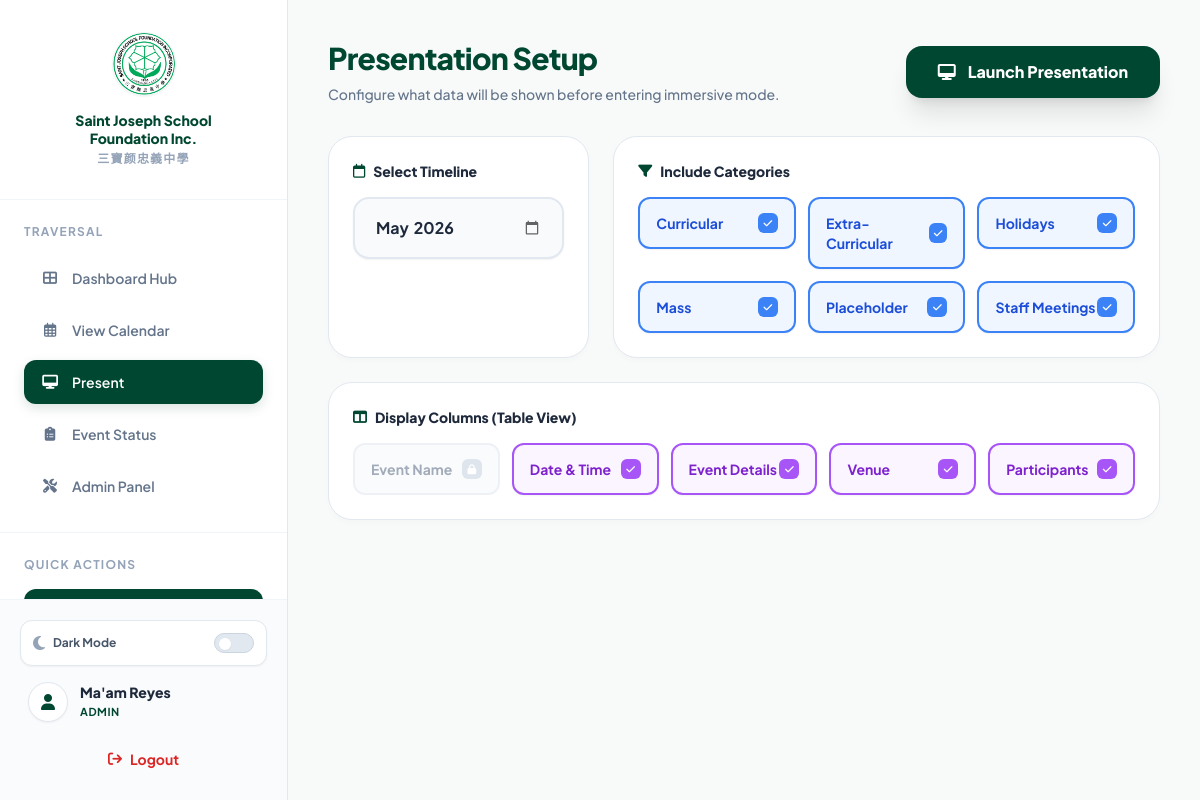
Screenshot of /present.php (signed in) with the database file from the repository.
### tables this page shows
CREATE TABLE event_categories (
    category_id INT AUTO_INCREMENT PRIMARY KEY,
    category_name VARCHAR(100) NOT NULL,
    category_type VARCHAR(50) NOT NULL
);

### present.php (the view, shortened to what this page needs)
<?php
require_once 'functions/database.php';
$timeline = isset($_GET['timeline']) ? $_GET['timeline'] : date('Y-m');
$stmtCats = $pdo->query("SELECT * FROM event_categories WHERE category_name != 'Personal' ORDER BY category_name ASC");
$categories = $stmtCats->fetchAll();
$defaultCheckedCategories = array_map(function($c) { return "'" . addslashes($c['category_name']) . "'"; }, $categories);
$alpineCategoriesArray = implode(',', $defaultCheckedCategories);
?>
<!DOCTYPE html>
<html lang="en" class="light">
<head>
    <script src="https://cdn.tailwindcss.com"></script>
    <link rel="stylesheet" href="https://cdnjs.cloudflare.com/ajax/libs/font-awesome/6.4.0/css/all.min.css">
    <link rel="stylesheet" href="assets/css/styles.css">
</head>
<body x-data="{
        isPresenting: false,
        presentTab: 'table',
        showQuitModal: false,
        sidebarOpen: false,
        // Data Binding for Setup Options
        selectedCategories: [<?php echo $alpineCategoriesArray; ?>],
        colDate: true,
        colDetails: true,
        colVenue: true,
        colParticipants: true,
        startPresentation() {
            if (this.selectedCategories.length === 0) {
                alert('Please select at least one category to display.');
                return;
            }
            this.isPresenting = true;
            if (document.documentElement.requestFullscreen) {
                document.documentElement.requestFullscreen().catch(err => console.log(err));
            }
        },
        exitPresentation() {
            this.isPresenting = false;
            this.showQuitModal = false;
            if (document.exitFullscreen && document.fullscreenElement) {
                document.exitFullscreen().catch(err => console.log(err));
            }
        }
    }"
    @keydown.window="
        if (isPresenting) {
            if ($event.key === 'ArrowUp' && presentTab !== 'table') {
                $event.preventDefault();
                presentTab = 'table';
            }
            if ($event.key === 'ArrowDown' && presentTab !== 'calendar') {
                $event.preventDefault();
                presentTab = 'calendar';
            }
        }
    "
    class="h-screen flex overflow-hidden bg-[#f8faf9] dark:bg-[#030712] transition-colors duration-300">
    <div x-show="!isPresenting" class="flex h-full shrink-0">
        <?php include 'includes/sidebar.php'; ?>
    </div>
    <main class="flex-1 flex flex-col min-w-0 h-full relative custom-scrollbar overflow-y-auto">
        <div x-show="!isPresenting" x-transition.opacity.duration.300ms class="p-6 md:p-8 lg:p-10 max-w-[1400px] mx-auto w-full">
            <div class="mb-8 flex flex-col sm:flex-row sm:items-center justify-between gap-6">
                <div>
                    <h1 class="text-3xl font-extrabold tracking-tight text-sjsfi-green dark:text-slate-100 mb-2">Presentation Setup</h1>
                    <p class="text-slate-500 dark:text-slate-400 text-sm font-medium">Configure what data will be shown before entering immersive mode.</p>
                </div>
                <button @click="startPresentation()"
                        :disabled="selectedCategories.length === 0"
                        :class="selectedCategories.length === 0 ? 'opacity-50 cursor-not-allowed bg-slate-400 dark:bg-slate-700 text-slate-200 dark:text-slate-400' : 'bg-sjsfi-green dark:bg-emerald-600 hover:bg-sjsfi-greenHover dark:hover:bg-emerald-500 text-white shadow-xl transform hover:scale-105'"
                        class="font-extrabold text-sm sm:text-base py-3.5 px-8 rounded-2xl transition-all duration-300 flex items-center justify-center gap-3">
                    <i class="fa-solid fa-desktop"></i> Launch Presentation
                </button>
            </div>
            <div class="grid grid-cols-1 lg:grid-cols-3 gap-6 mb-8">
                <div class="bento-card p-6 flex flex-col h-full">
                    <h3 class="text-sm font-extrabold text-slate-800 dark:text-slate-100 mb-4 flex items-center gap-2">
                        <i class="fa-regular fa-calendar text-sjsfi-green dark:text-emerald-500"></i> Select Timeline
                    </h3>
                    <div class="relative">
                        <input type="month" id="timeline-select"
                               value="<?php echo htmlspecialchars($timeline); ?>"
                               onchange="window.location.href='?timeline='+this.value"
                               class="w-full px-5 py-4 text-base font-bold border-2 border-slate-200 dark:border-slate-700 rounded-2xl bg-slate-50 dark:bg-slate-900 focus:outline-none focus:border-sjsfi-green dark:focus:border-emerald-500 text-slate-800 dark:text-slate-200 cursor-pointer transition-colors shadow-sm">
                    </div>
                </div>
                <div class="bento-card p-6 lg:col-span-2">
                    <h3 class="text-sm font-extrabold text-slate-800 dark:text-slate-100 mb-4 flex items-center gap-2">
                        <i class="fa-solid fa-filter text-sjsfi-green dark:text-emerald-500"></i> Include Categories
                    </h3>
                    <div class="grid grid-cols-1 sm:grid-cols-2 md:grid-cols-3 gap-3">
                        <?php foreach ($categories as $cat):
                            $safeCat = addslashes($cat['category_name']);
                        ?>
                            <label class="cursor-pointer relative group">
                                <div class="px-4 py-3.5 rounded-xl border-2 transition-all duration-200 flex items-center justify-between shadow-sm"
                                     :class="selectedCategories.includes('<?php echo $safeCat; ?>')
                                        ? 'border-blue-500 bg-blue-50 dark:bg-blue-500/10 dark:border-blue-500/50'
                                        : 'border-slate-200 dark:border-slate-700 bg-white dark:bg-slate-800 hover:border-blue-200 dark:hover:border-slate-600'">
                                    <span class="text-sm font-bold transition-colors"
                                          :class="selectedCategories.includes('<?php echo $safeCat; ?>') ? 'text-blue-700 dark:text-blue-400' : 'text-slate-600 dark:text-slate-300'">
                                        <?php echo htmlspecialchars($cat['category_name']); ?>
                                    </span>
                                    <div class="w-5 h-5 rounded-md flex items-center justify-center transition-all"
                                         :class="selectedCategories.includes('<?php echo $safeCat; ?>') ? 'bg-blue-500 text-white scale-100' : 'bg-slate-100 dark:bg-slate-700 text-transparent scale-90 group-hover:bg-slate-200 dark:group-hover:bg-slate-600'">
                                        <i class="fa-solid fa-check text-[10px]"></i>
                                    </div>
                                </div>
                            </label>
                        <?php endforeach; ?>
                    </div>
                </div>
                <div class="bento-card p-6 lg:col-span-3">
                    <h3 class="text-sm font-extrabold text-slate-800 dark:text-slate-100 mb-4 flex items-center gap-2">
                        <i class="fa-solid fa-table-columns text-sjsfi-green dark:text-emerald-500"></i> Display Columns (Table View)
                    </h3>
                    <div class="grid grid-cols-2 sm:grid-cols-3 md:grid-cols-5 gap-3">
                        <div class="px-4 py-3.5 rounded-xl border-2 border-slate-200 dark:border-slate-700 bg-slate-50 dark:bg-slate-800/50 flex items-center justify-between opacity-60 cursor-not-allowed">
                            <span class="text-sm font-bold text-slate-500 dark:text-slate-400">Event Name</span>
                            <div class="w-5 h-5 rounded-md bg-slate-300 dark:bg-slate-600 text-white flex items-center justify-center"><i class="fa-solid fa-lock text-[10px]"></i></div>
                        </div>
                        <?php
                        $cols = [
                            ['model' => 'colDate', 'label' => 'Date & Time'],
                            ['model' => 'colDetails', 'label' => 'Event Details'],
                            ['model' => 'colVenue', 'label' => 'Venue'],
                            ['model' => 'colParticipants', 'label' => 'Participants'],
                        ];
                        foreach ($cols as $c): ?>
                            <label class="cursor-pointer relative group">
                                <div class="px-4 py-3.5 rounded-xl border-2 transition-all duration-200 flex items-center justify-between shadow-sm"
                                     :class="<?php echo $c['model']; ?>
                                        ? 'border-purple-500 bg-purple-50 dark:bg-purple-500/10 dark:border-purple-500/50'
                                        : 'border-slate-200 dark:border-slate-700 bg-white dark:bg-slate-800 hover:border-purple-200 dark:hover:border-slate-600'">
                                    <span class="text-sm font-bold transition-colors"
                                          :class="<?php echo $c['model']; ?> ? 'text-purple-700 dark:text-purple-400' : 'text-slate-600 dark:text-slate-300'">
                                        <?php echo $c['label']; ?>
                                    </span>
                                    <div class="w-5 h-5 rounded-md flex items-center justify-center transition-all"
                                         :class="<?php echo $c['model']; ?> ? 'bg-purple-500 text-white scale-100' : 'bg-slate-100 dark:bg-slate-700 text-transparent scale-90 group-hover:bg-slate-200 dark:group-hover:bg-slate-600'">
                                        <i class="fa-solid fa-check text-[10px]"></i>
                                    </div>
                                </div>
                            </label>
                        <?php endforeach; ?>
                    </div>
                </div>
            </div>
        </div>
    </main>
</body>
</html>

### assets/css/styles.css (style rules this page uses)
:root { --white: #ffffff; --light-green: #006930; --dark-green: #004731; --yellow: #ffbb00; --text-primary: #f0f0f0; --text-secondary: #c0c0c0; --input-bg: rgba(0, 0, 0, 0.15); --input-border: rgba(255, 255, 255, 0.2); }

### present.php (style rules this page uses)
body { color: #1e293b; transition: background-color 0.3s ease, color 0.3s ease; }
.bento-card { background: #ffffff; border: 1px solid #e2e8f0; border-radius: 1.5rem; box-shadow: 0 4px 6px -1px rgba(0, 0, 0, 0.02); }

### rows the page displays
event_categories: category_name "Curricular"
event_categories: category_name "Extra-Curricular"
event_categories: category_name "Holidays"
event_categories: category_name "Mass"
event_categories: category_name "Placeholder"
event_categories: category_name "Staff Meetings"

### other values shown
$_SESSION['full_name'] "Ma'am Reyes"
$_SESSION['role_name'] "ADMIN"
$c['label'] "Date & Time"
$c['label'] "Event Details"
$c['label'] "Venue"
$c['label'] "Participants"
